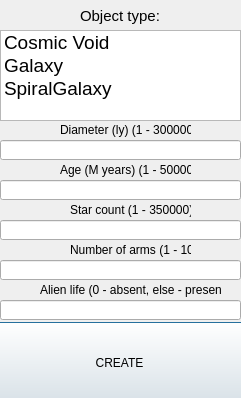
<?xml version="1.0" encoding="UTF-8"?>
<ui version="4.0">
 <class>creationWindow</class>
 <widget class="QDialog" name="creationWindow">
  <property name="geometry">
   <rect>
    <x>0</x>
    <y>0</y>
    <width>241</width>
    <height>398</height>
   </rect>
  </property>
  <property name="minimumSize">
   <size>
    <width>241</width>
    <height>398</height>
   </size>
  </property>
  <property name="maximumSize">
   <size>
    <width>241</width>
    <height>398</height>
   </size>
  </property>
  <property name="windowTitle">
   <string>Object Creation</string>
  </property>
  <widget class="QListWidget" name="listWidget">
   <property name="geometry">
    <rect>
     <x>0</x>
     <y>30</y>
     <width>241</width>
     <height>91</height>
    </rect>
   </property>
   <property name="font">
    <font>
     <pointsize>14</pointsize>
    </font>
   </property>
   <item>
    <property name="text">
     <string>Cosmic Void</string>
    </property>
   </item>
   <item>
    <property name="text">
     <string>Galaxy</string>
    </property>
   </item>
   <item>
    <property name="text">
     <string>SpiralGalaxy</string>
    </property>
   </item>
  </widget>
  <widget class="QLabel" name="label">
   <property name="geometry">
    <rect>
     <x>80</x>
     <y>0</y>
     <width>81</width>
     <height>31</height>
    </rect>
   </property>
   <property name="font">
    <font>
     <pointsize>11</pointsize>
    </font>
   </property>
   <property name="text">
    <string>Object type:</string>
   </property>
  </widget>
  <widget class="QLabel" name="label_2">
   <property name="geometry">
    <rect>
     <x>60</x>
     <y>120</y>
     <width>131</width>
     <height>20</height>
    </rect>
   </property>
   <property name="text">
    <string>Diameter (ly) (1 - 300000):</string>
   </property>
  </widget>
  <widget class="QLineEdit" name="diameterEdit">
   <property name="geometry">
    <rect>
     <x>0</x>
     <y>140</y>
     <width>241</width>
     <height>20</height>
    </rect>
   </property>
  </widget>
  <widget class="QLabel" name="label_3">
   <property name="geometry">
    <rect>
     <x>60</x>
     <y>160</y>
     <width>131</width>
     <height>20</height>
    </rect>
   </property>
   <property name="text">
    <string>Age (M years) (1 - 50000):</string>
   </property>
  </widget>
  <widget class="QLineEdit" name="ageEdit">
   <property name="geometry">
    <rect>
     <x>0</x>
     <y>180</y>
     <width>241</width>
     <height>20</height>
    </rect>
   </property>
  </widget>
  <widget class="QLabel" name="label_4">
   <property name="geometry">
    <rect>
     <x>70</x>
     <y>200</y>
     <width>121</width>
     <height>20</height>
    </rect>
   </property>
   <property name="text">
    <string>Star count (1 - 350000):</string>
   </property>
  </widget>
  <widget class="QLineEdit" name="starEdit">
   <property name="geometry">
    <rect>
     <x>0</x>
     <y>220</y>
     <width>241</width>
     <height>20</height>
    </rect>
   </property>
  </widget>
  <widget class="QLabel" name="label_5">
   <property name="geometry">
    <rect>
     <x>70</x>
     <y>240</y>
     <width>121</width>
     <height>20</height>
    </rect>
   </property>
   <property name="text">
    <string>Number of arms (1 - 10):</string>
   </property>
  </widget>
  <widget class="QLabel" name="label_6">
   <property name="geometry">
    <rect>
     <x>40</x>
     <y>280</y>
     <width>181</width>
     <height>20</height>
    </rect>
   </property>
   <property name="text">
    <string>Alien life (0 - absent, else - present)</string>
   </property>
  </widget>
  <widget class="QLineEdit" name="armEdit">
   <property name="geometry">
    <rect>
     <x>0</x>
     <y>260</y>
     <width>241</width>
     <height>20</height>
    </rect>
   </property>
  </widget>
  <widget class="QLineEdit" name="lifeEdit">
   <property name="geometry">
    <rect>
     <x>0</x>
     <y>300</y>
     <width>241</width>
     <height>20</height>
    </rect>
   </property>
  </widget>
  <widget class="QPushButton" name="createObjB">
   <property name="geometry">
    <rect>
     <x>-6</x>
     <y>322</y>
     <width>251</width>
     <height>81</height>
    </rect>
   </property>
   <property name="text">
    <string>CREATE</string>
   </property>
  </widget>
 </widget>
 <resources/>
 <connections>
  <connection>
   <sender>createObjB</sender>
   <signal>clicked()</signal>
   <receiver>creationWindow</receiver>
   <slot>close()</slot>
   <hints>
    <hint type="sourcelabel">
     <x>119</x>
     <y>362</y>
    </hint>
    <hint type="destinationlabel">
     <x>120</x>
     <y>198</y>
    </hint>
   </hints>
  </connection>
 </connections>
</ui>
